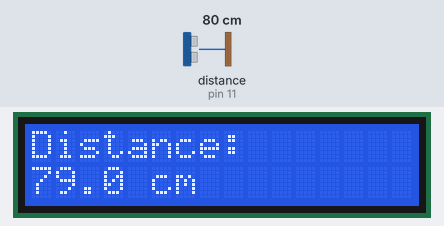
Bench run of a sketch on a simulated Arduino Uno, built with avr-gcc and run on an emulated ATmega328P. On the bench: 16×2 character LCD. Wiring (inferred from the names in the program): ultrasonic range finder: trigger pin 10; echo pin 11. The inputs (shaded band) are chosen by the test bench; at power-on: distance to the obstacle (sensor on pin 11) 80 cm. The echo pulse lasts 58.3 µs per cm; what the sketch prints to the serial monitor is not drawn.

Above: at 3.2 s.
3.3 s: distance to the obstacle (sensor on pin 11) set to 2 cm
At 5.0 s:
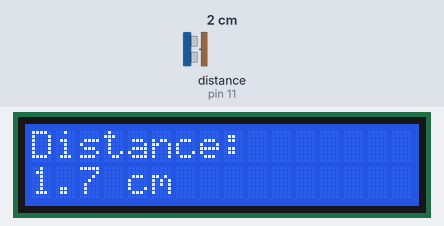
6.7 s: distance to the obstacle (sensor on pin 11) set to 4 cm
At 8.3 s:
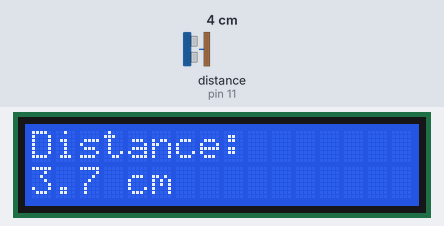
8.7 s: distance to the obstacle (sensor on pin 11) set to 9 cm
At 10.7 s:
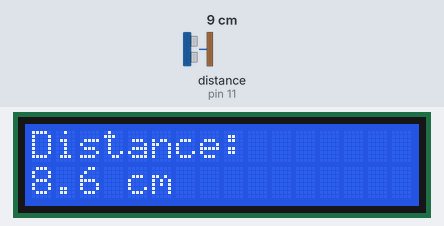
Timing chart, 0 to 12.2 s (numbered marks = the images above; inputs shaded):
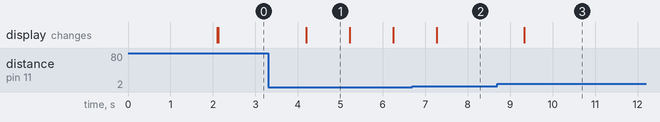

The sketch:

sensorcalibrator.ino
```cpp
#include <Arduino.h>
#include <LiquidCrystal_I2C.h>

LiquidCrystal_I2C lcd(0x27, 16, 2);

const int trigPin = 10;
const int echoPin = 11;

void setup() {
  Serial.begin(9600);
  pinMode(trigPin, OUTPUT);
  pinMode(echoPin, INPUT);

  lcd.begin(16, 2, 0);
  lcd.clear();
  lcd.backlight();

  lcd.setCursor(0, 0);
  lcd.print("Sensor Calibrator");
  lcd.setCursor(0, 1);
  lcd.print("Starting...");

  Serial.println("Simple Sensor Calibrator");
  Serial.println("Measuring distance every second...");

  delay(2000);
  lcd.clear();
}

void loop() {
  digitalWrite(trigPin, LOW);
  delayMicroseconds(2);
  digitalWrite(trigPin, HIGH);
  delayMicroseconds(10);
  digitalWrite(trigPin, LOW);

  long duration = pulseIn(echoPin, HIGH);
  float distance = (duration * 0.034) / 2;

  lcd.setCursor(0, 0);
  lcd.print("Distance:       ");
  lcd.setCursor(0, 1);
  lcd.print(distance, 1);
  lcd.print(" cm     ");

  Serial.print("Distance: ");
  Serial.print(distance);
  Serial.println(" cm");

  delay(1000);
}
```

Measured:
- after the input at 3.3 s, the display: changes after 0.89 s (image 1)
- after the input at 6.7 s, the display: changes after 0.58 s (image 2)
- after the input at 8.7 s, the display: changes after 0.63 s (image 3)
- what the display in image 1 shows lasts 1.0 s, from 4.2 s to 5.2 s
